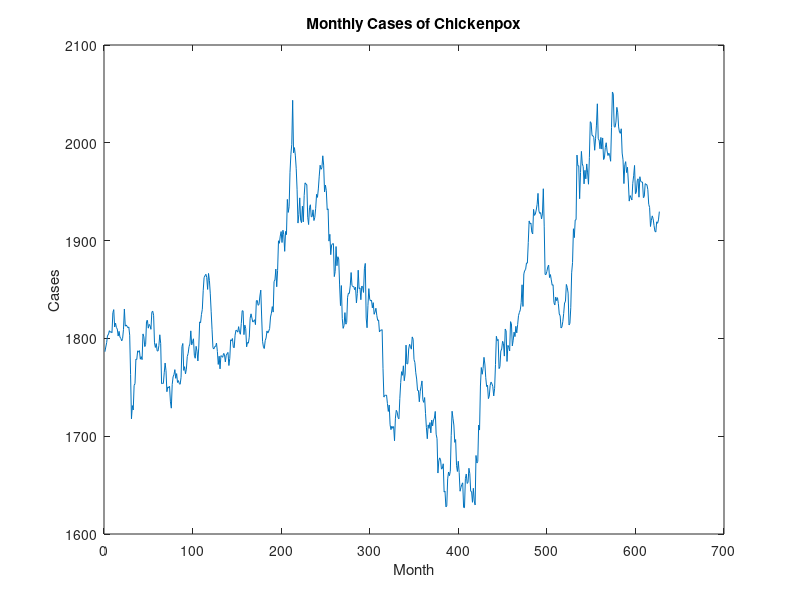

MATLAB code for this plot: (Note: this script raises an error after producing the figure.)
load('data.mat')
figure
plot(data)
xlabel("Month")
ylabel("Cases")
title("Monthly Cases of Chickenpox")
numTimeStepsTrain = floor(0.84*numel(data));
dataTrain = data(1:numTimeStepsTrain+1);
dataTest = data(numTimeStepsTrain+1:end);
mu = mean(dataTrain);
sig = std(dataTrain);
dataTrainStandardized = (dataTrain - mu) / sig;
XTrain = dataTrainStandardized(1:end-1);
YTrain = dataTrainStandardized(2:end);
numFeatures = 1;
numResponses = 1;
numHiddenUnits = 200;
layers = [ ...
    sequenceInputLayer(numFeatures)
    lstmLayer(numHiddenUnits)
    fullyConnectedLayer(numResponses)
    regressionLayer];
options = trainingOptions('adam', ...
    'MaxEpochs',250, ...
    'GradientThreshold',1, ...
    'InitialLearnRate',0.005, ...
    'LearnRateSchedule','piecewise', ...
    'LearnRateDropPeriod',125, ...
    'LearnRateDropFactor',0.2, ...
    'Verbose',0, ...
    'Plots','training-progress');
net = trainNetwork(XTrain,YTrain,layers,options);
dataTestStandardized = (dataTest - mu) / sig;
XTest = dataTestStandardized(1:end-1);
net = predictAndUpdateState(net,XTrain);
[net,YPred] = predictAndUpdateState(net,YTrain(end));
numTimeStepsTest = numel(XTest);
for i = 2:numTimeStepsTest
    [net,YPred(:,i)] = predictAndUpdateState(net,YPred(:,i-1),'ExecutionEnvironment','cpu');
end
YPred = sig*YPred + mu;
YTest = dataTest(2:end);
rmse = sqrt(mean((YPred-YTest).^2))
figure
plot(dataTrain(1:end-1))
hold on
idx = numTimeStepsTrain:(numTimeStepsTrain+numTimeStepsTest);
plot(idx,[data(numTimeStepsTrain) YPred],'.-')
hold off
xlabel("Month")
ylabel("Cases")
title("Forecast")
legend(["Observed" "Forecast"])
figure
subplot(2,1,1)
plot(YTest)
hold on
plot(YPred,'.-')
hold off
legend(["Observed" "Forecast"])
ylabel("Cases")
title("Forecast")
subplot(2,1,2)
stem(YPred - YTest)
xlabel("Month")
ylabel("Error")
title("RMSE = " + rmse)
net = resetState(net);
net = predictAndUpdateState(net,XTrain);
YPred = [];
numTimeStepsTest = numel(XTest);
for i = 1:numTimeStepsTest
    [net,YPred(:,i)] = predictAndUpdateState(net,XTest(:,i),'ExecutionEnvironment','cpu');
end
YPred = sig*YPred + mu;
rmse = sqrt(mean((YPred-YTest).^2))
figure
subplot(2,1,1)
plot(YTest)
hold on
plot(YPred,'.-')
hold off
legend(["Observed" "Predicted"])
ylabel("Cases")
title("Forecast with Updates")
subplot(2,1,2)
stem(YPred - YTest)
xlabel("Month")
ylabel("Error")
title("RMSE = " + rmse)
